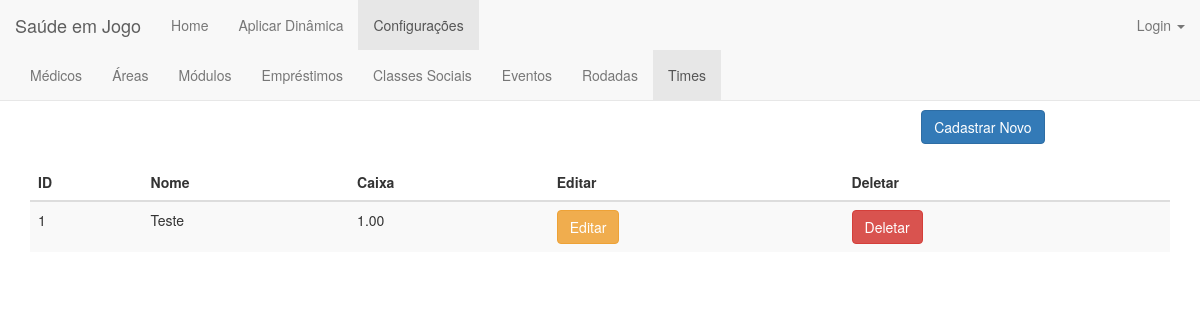
The app's page /time/ with its own data.
### jogo/models.py (models this page shows)
class Time(models.Model):
    nome = models.CharField(max_length=20) #NOME DO TIME
    login = models.CharField(max_length=15) #LOGIN PARA ENTRAR NO SISTEMA
    senha = models.CharField(max_length=20)
    caixa = models.FloatField(validators=[MinValueValidator(0.0)]) #QUANTIDADE NO CAIXA

### jogo/views.py (the view)
# urls.py: url(r'^time/$', views.time_index, name='time_index'),
def time_index(request):
    times = Time.objects.order_by('id')
    return render(request, 'time/time_index.html', {'times': times})

### jogo/templates/time/time_index.html (shortened to what this page needs)
{% extends 'jogo/base_configuracoes.html' %}
{% load staticfiles %}
{% block time %}class="active"{% endblock %}
{% block body %}
    <div class="container">
        <center><h1>Times</h1></center>
        <div align="right" style="margin-right: 11%">
            <a href="{% url 'jogo:time_new' %}"><button type="submit" class="btn btn-primary">Cadastrar Novo</button></a>
        </div>
        <br>
        <table class="table table-striped">
        <thead>
            <tr>
                <th>ID</th>
                <th>Nome</th>
                <th>Caixa</th>
                <th>Editar</th>
                <th>Deletar</th>
            </tr>
        </thead>
        <tbody>
            {% for time in times %}
                <tr>
                    <td>{{time.id}}</td>
                    <td>{{time.nome}}</td>
                    <td>{{time.caixa | floatformat:2}}</td>
                    <td><a href="{% url 'jogo:time_edit' time.id %}"><button type="button" class="btn btn-warning">Editar</button></a></td>
                    <td><a href="{% url 'jogo:time_delete' time.id %}"><button type="button" class="btn btn-danger">Deletar</button></a></td>
                </tr>
            {% endfor %}
        </tbody>
        </table>
    </div>
{% endblock body %}

### records on screen
Time: id "1", nome "Teste", caixa "1.00"
